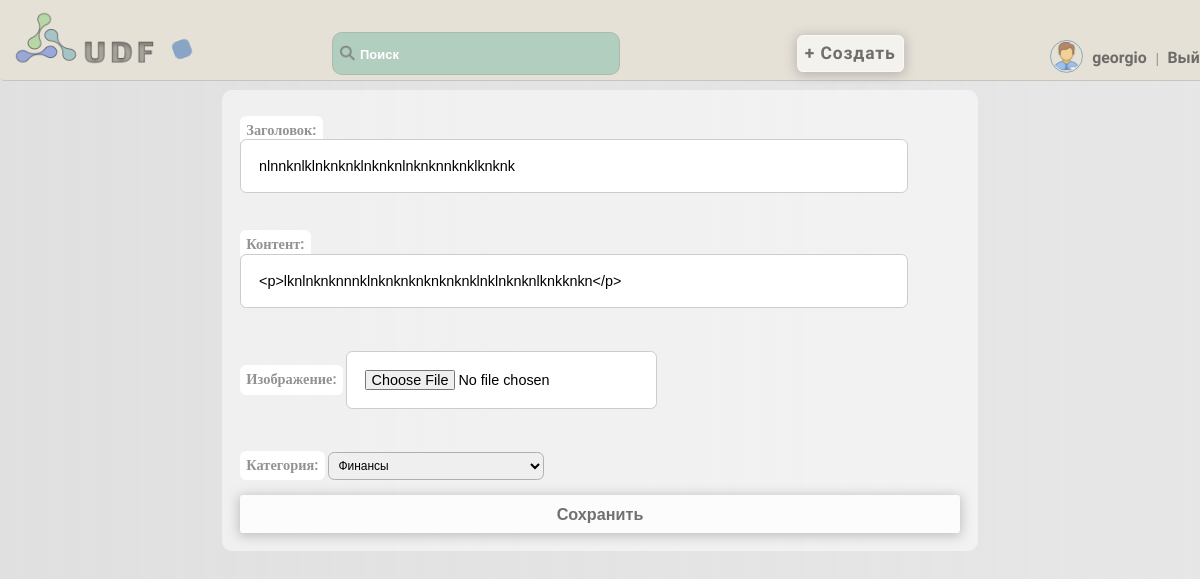
/edit_article/4/ (signed in), run on an earlier commit of the app's database.
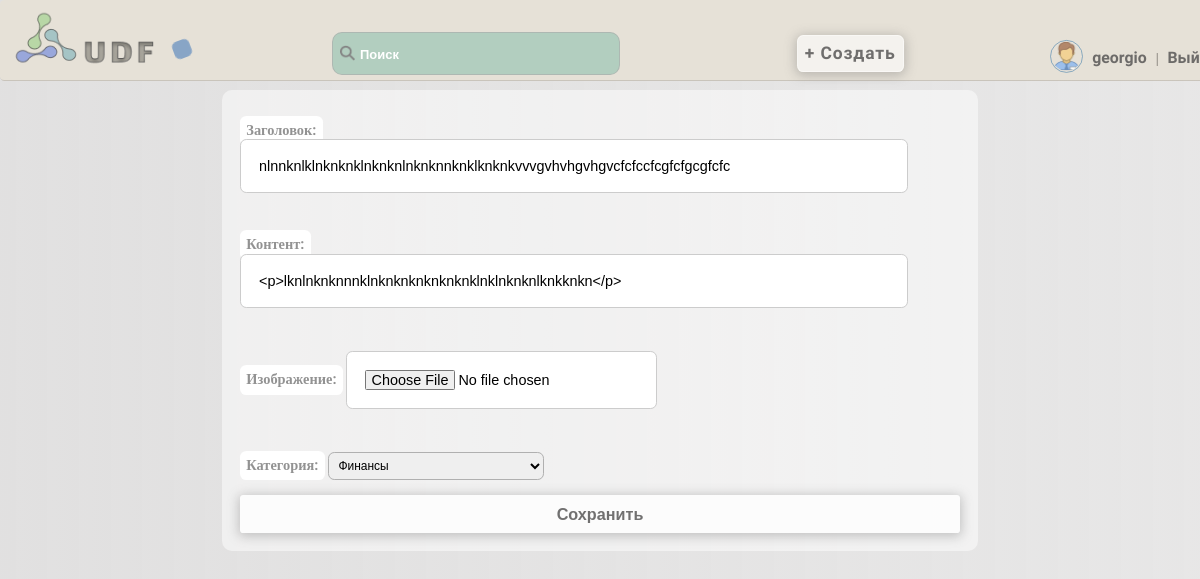
And on a later commit of the database.
### articles/models.py (models this page shows, shortened)
class Article(models.Model):
    title = models.CharField(max_length=255, verbose_name='Заголовок')
    content = models.TextField(verbose_name='Контент')
    author = models.ForeignKey(settings.AUTH_USER_MODEL, on_delete=models.CASCADE)
    created_at = models.DateTimeField(auto_now_add=True, verbose_name='Дата')
    photo = models.ImageField(upload_to='photo', blank=True, verbose_name='Изображение')
    likes = models.ManyToManyField(settings.AUTH_USER_MODEL, related_name='liked_articles')
    dislikes = models.ManyToManyField(settings.AUTH_USER_MODEL, related_name='disliked_articles')
    category = models.ForeignKey('Category', on_delete=models.PROTECT, verbose_name="Категория")

### articles/views.py (the view)
# urls.py: path('edit_article/<int:article_id>/', edit_article, name='edit_article'),
@login_required
def edit_article(request, article_id):
    article = get_object_or_404(Article, pk=article_id)
    categories = Category.objects.all()
    if request.method == 'POST':
        form = ArticleEditForm(request.POST, request.FILES, instance=article)
        if form.is_valid():
            article = form.save(commit=False)
            article.content = mark_safe(form.cleaned_data['content'])
            article.save()
            return redirect('review_article', pk=article.id)
    else:
        form = ArticleEditForm(instance=article)
    return render(request, 'articles/edit_article.html', {'form': form, 'article': article, 'categories': categories})

### articles/forms.py
class ArticleEditForm(forms.ModelForm):
    category = forms.ModelChoiceField(queryset=Category.objects.all(), required=False, label="Категория")
    class Meta:
        model = Article
        fields = ['title', 'content', 'photo', 'category']
        widgets = {
            'content': TinyMCE(attrs={'class': 'content_edit'}),
        }

### articles/models.py (called while the page is built)
    def __str__(self):
        return self.name

### articles/templates/articles/edit_article.html (shortened to what this page needs)
{% extends 'core/base.html' %}
{% block content %}
<div class="edit-container-article" style="transform: translateY(-100%); transition: transform ease-in-out 1s;">
  <form method="post" enctype="multipart/form-data">
    {{ form.as_p }}
    <button type="submit">Сохранить</button>
  </form>
</div>
{% endblock %}

What changed in the data, as far as the page shows it:
changed Article "<p>lknlnknknnnklnknknknknknknklnklnknknlknkknkn</p>": title "nlnnknlklnknknklnknknlnknknnknklknknk" → "nlnnknlklnknknklnknknlnknknnknklknknkvvvgvhvhgvhgvcfcfccfcgfcfgcgfcfc"
